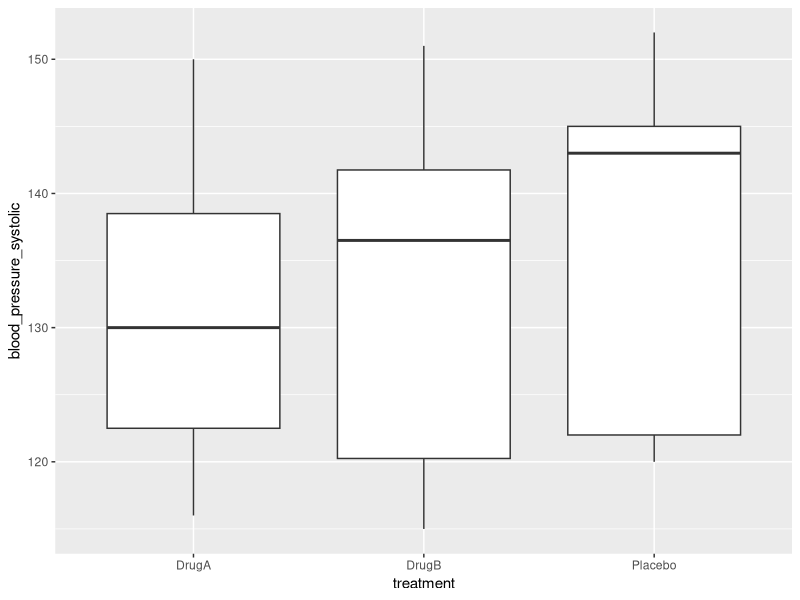

Write the R code that produced this figure.
# Basic Plot Example
# Use this to test "Improve This Plot" feature
#
# Instructions:
# 1. Run this code to see the basic plot
# 2. Select ALL the plot code (lines 10-13)
# 3. Right-click → "Claude Studio: Improve This Plot"
# 4. Claude will suggest improvements and provide enhanced code

library(ggplot2)

# Load patient data
data <- read.csv("examples/data/patient_data.csv")

# Basic boxplot - try to improve this!
ggplot(data, aes(x = treatment, y = blood_pressure_systolic)) +
  geom_boxplot()
